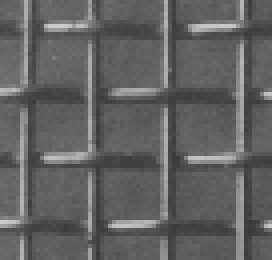
%> input picture Assignment2-images/T1.gif, 68 x 65 px (shown 4 times larger)
$ octave example.m   (GNU Octave 9; MATLAB toolbox functions it lacks are replaced by stand-ins)
%> lines starting %> are read from the running program, lines starting %| are printed output that depends on the picture
%> further down, texture is the input picture: size 65x68 uint8; min 57, max 205, mean 97.4
### synthesize.m
function [imout] = synthesize(imin, sizeout, tilesize, overlap)
%> called with sizeout = [200 200], tilesize = 5, overlap = 2
% function [imout] = synthesize(imin, sizeout, tilesize, overlap)


imin = double(imin);

imout = zeros(sizeout);
sizein = size(imin);
%> sizein = [65 68]

temp = ones([overlap tilesize]);
errtop = xcorr2(imin.^2, temp);
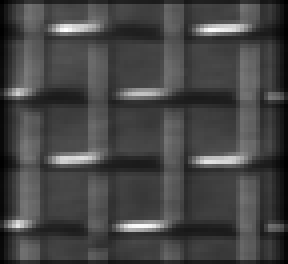
%> errtop: size 66x72 double (shown 4 times larger); min 8593, max 324914, mean 94154.5; drawn with min black and max white
temp = ones([tilesize overlap]);
errside = xcorr2(imin.^2, temp);
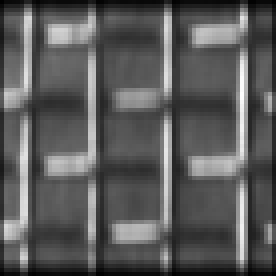
%> errside: size 69x69 double (shown 4 times larger); min 8581, max 249571, mean 93976.5; drawn with min black and max white
temp = ones([tilesize-overlap overlap]);
errsidesmall = xcorr2(imin.^2, temp);
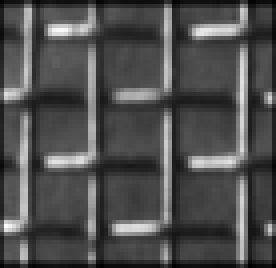
%> errsidesmall: size 67x69 double (shown 4 times larger); min 8581, max 168659, mean 58069; drawn with min black and max white


for i=1:tilesize-overlap:sizeout(1)-tilesize+1,
  for j=1:tilesize-overlap:sizeout(2)-tilesize+1,

    if (i > 1) & (j > 1),
    % extract top shared region
      shared = imout(i:i+overlap-1,j:j+tilesize-1);
      err = errtop - 2 * xcorr2(imin, shared) + sum(shared(:).^2);

      % trim invalid data at edges, and off bottom where we don't want
      % tiles to go over the edge
      err = err(overlap:end-tilesize+1,tilesize:end-tilesize+1);

      % extract left shared region, skipping bit already checked
      shared = imout(i+overlap:i+tilesize-1,j:j+overlap-1);
      err2 = errsidesmall - 2 * xcorr2(imin, shared) + sum(shared(:).^2);
      % sum(shared(:).^2); trim invalid data at edges, and where we
      % don't want tiles to go over the edges
      err = err + err2(tilesize:end-tilesize+overlap+1, overlap:end-tilesize+1);

      [ibest, jbest] = find(err <= 1.1*1.1*min(err(:)));
      c = ceil(rand * length(ibest));
      pos = [ibest(c) jbest(c)];

    elseif i > 1
      shared = imout(i:i+overlap-1,j:j+tilesize-1);
      err = errtop - 2 * xcorr2(imin, shared) + sum(shared(:).^2);

      % trim invalid data at edges
      err = err(overlap:end-tilesize+1,tilesize:end-tilesize+1);

      [ibest, jbest] = find(err <= 1.1*1.1*min(err(:)));
      c = ceil(rand * length(ibest));
      pos = [ibest(c) jbest(c)];
    elseif j > 1
      shared = imout(i:i+tilesize-1,j:j+overlap-1);
      err = errside - 2 * xcorr2(imin, shared) + sum(shared(:).^2);

      % trim invalid data at edges
      err = err(tilesize:end-tilesize+1,overlap:end-tilesize+1);

      [ibest, jbest] = find(err <= 1.1*1.1*min(err(:)));
      c = ceil(rand * length(ibest));
      pos = [ibest(c) jbest(c)];
    else
      pos = ceil(rand([1 2]) .* (sizein-tilesize+1));
    end


    imout(i:i+tilesize-1,j:j+tilesize-1) = imin(pos(1):pos(1)+tilesize-1,pos(2):pos(2)+tilesize-1);
  end
end
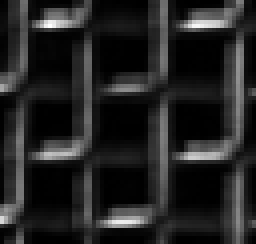
%> err: size 61x64 double (shown 4 times larger); min 50, max 76526, mean 10826.8; drawn with min black and max white
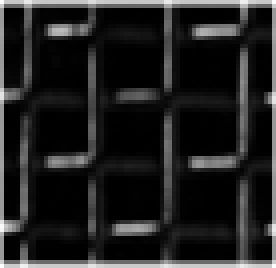
%> err2: size 67x69 double (shown 4 times larger); min 0, max 45610, mean 6088.5; drawn with min black and max white
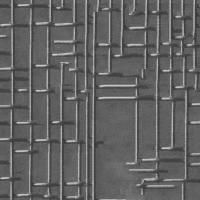
%> imout: size 200x200 double; min 57, max 205, mean 98.1
%> after the loop, c = 1; ibest = 14; jbest = 33; pos = [14 33]; shared = [96 95; 92 94; 98 97]

### example.m
texture = imread('Assignment2-images/T1.gif');
t2 = synthesize(texture, [200 200], 5, 2);
imshow(uint8(t2))
